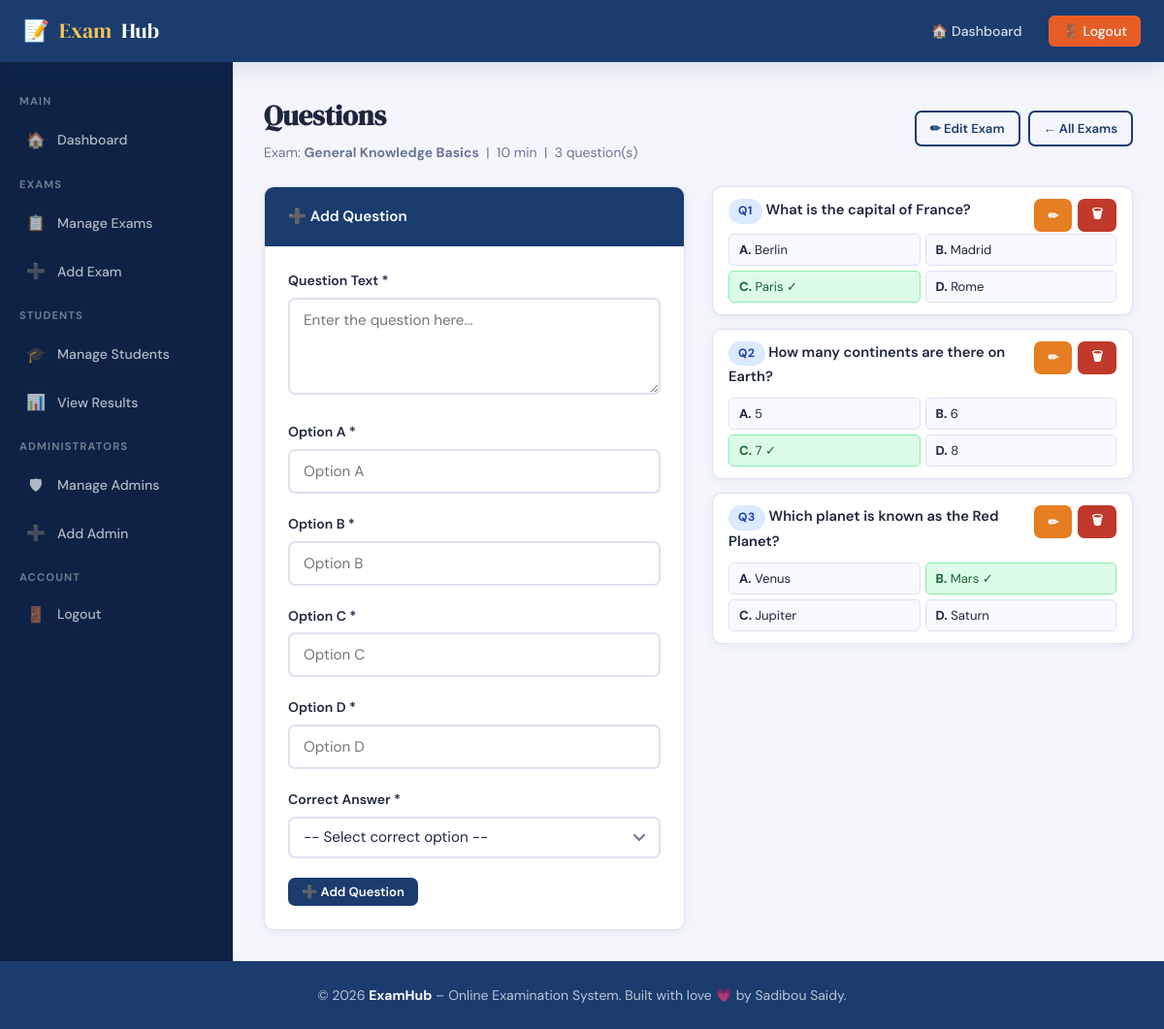
Page /admin/questions.php?exam_id=1 (signed in) on the committed database.
### tables this page shows
CREATE TABLE IF NOT EXISTS exams (
    exam_id     INT UNSIGNED AUTO_INCREMENT PRIMARY KEY,
    title       VARCHAR(200) NOT NULL,
    description TEXT,
    duration    SMALLINT UNSIGNED NOT NULL DEFAULT 30,
    created_at  TIMESTAMP DEFAULT CURRENT_TIMESTAMP,
    INDEX idx_exams_created (created_at)
);

CREATE TABLE IF NOT EXISTS questions (
    question_id    INT UNSIGNED AUTO_INCREMENT PRIMARY KEY,
    exam_id        INT UNSIGNED NOT NULL,
    question_text  TEXT NOT NULL,
    option1        VARCHAR(255) NOT NULL,
    option2        VARCHAR(255) NOT NULL,
    option3        VARCHAR(255) NOT NULL,
    option4        VARCHAR(255) NOT NULL,
    correct_answer TINYINT UNSIGNED NOT NULL,
    FOREIGN KEY (exam_id) REFERENCES exams(exam_id) ON DELETE CASCADE,
    CONSTRAINT chk_questions_correct_answer CHECK (correct_answer BETWEEN 1 AND 4),
    INDEX idx_questions_exam (exam_id)
);

### app/Controllers/Admin/QuestionController.php (called while the page is built, shortened)
<?php
final class QuestionController
{
    public function index(): void
    {
        $exam = $this->requireExam();
        $this->render($exam);
    }
    private function render(array $exam, array $errors = [], array $old = [], int $questionId = 0): void
    {
        $examId = (int) $exam['exam_id'];
        $editId       = $questionId > 0 ? $questionId : Request::id('edit_q');
        $editQuestion = $editId > 0 ? $this->questions->findInExam($editId, $examId) : null;
        View::render('admin/questions', [
            'pageTitle'    => 'Manage Questions',
            'role'         => 'admin',
            'exam'         => $exam,
            'questions'    => $this->questions->forExam($examId),
            'editQuestion' => $editQuestion,
            'errors'       => $errors,
            'old'          => $old,
        ], 'layouts/admin');
    }
    private function requireExam(): array
    {
        $examId = Request::id('exam_id');
        $exam   = $examId > 0 ? $this->exams->find($examId) : null;
        return $exam;
    }
}

### admin/questions.php (called while the page is built, shortened)
<?php
(new App\Controllers\Admin\QuestionController())->index();

### app/Core/Config.php (called while the page is built, shortened)
<?php
final class Config
{
    private static array $items = [];
    public static function set(array $items): void
    {
        self::$items = $items;
    }
    public static function get(string $key, mixed $default = null): mixed
    {
        $value = self::$items;
        foreach (explode('.', $key) as $segment) {
            $value = $value[$segment];
        }
        return $value;
    }
}

### app/Core/Database.php (called while the page is built, shortened)
<?php
final class Database
{
    private static ?PDO $pdo = null;
    public static function connection(): PDO
    {
        if (self::$pdo instanceof PDO) {
            return self::$pdo;
        }
        $dsn = sprintf(
            'mysql:host=%s;port=%d;dbname=%s;charset=%s',
            Config::get('db.host'),
            Config::get('db.port'),
            Config::get('db.name'),
            Config::get('db.charset')
        );
        try {
            self::$pdo = new PDO(
                $dsn,
                (string) Config::get('db.user'),
                (string) Config::get('db.password'),
                [
                    PDO::ATTR_ERRMODE            => PDO::ERRMODE_EXCEPTION,
                    PDO::ATTR_DEFAULT_FETCH_MODE => PDO::FETCH_ASSOC,
                    PDO::ATTR_EMULATE_PREPARES   => false,
                ]
            );
        } catch (PDOException $e) {
            throw new RuntimeException('Database connection failed.', 0, $e);
        }
        return self::$pdo;
    }
    public static function run(string $sql, array $params = []): PDOStatement
    {
        $statement = self::connection()->prepare($sql);
        $statement->execute($params);
        return $statement;
    }
    public static function fetch(string $sql, array $params = []): ?array
    {
        $row = self::run($sql, $params)->fetch();
        return $row === false ? null : $row;
    }
    public static function fetchAll(string $sql, array $params = []): array
    {
        return self::run($sql, $params)->fetchAll();
    }
}

### app/Repositories/ExamRepository.php (called while the page is built, shortened)
<?php
final class ExamRepository
{
    public function find(int $examId): ?array
    {
        return Database::fetch(
            'SELECT exam_id, title, description, duration, created_at FROM exams WHERE exam_id = ?',
            [$examId]
        );
    }
}

### app/Helpers/functions.php (called while the page is built, shortened)
<?php
if (!function_exists('e')) {
    function e(mixed $value): string
    {
        return htmlspecialchars((string) $value, ENT_QUOTES | ENT_SUBSTITUTE, 'UTF-8');
    }
}
if (!function_exists('url')) {
    function url(string $path = '/'): string
    {
        return Url::to($path);
    }
}

### app/Core/Url.php (called while the page is built, shortened)
<?php
final class Url
{
    private static ?string $basePath = null;
    public static function to(string $path = '/'): string
    {
        $path = '/' . ltrim($path, '/');
        $configured = (string) Config::get('app.url', '');
        $base = self::basePath();
        return $base === '' ? $path : $base . $path;
    }
    public static function basePath(): string
    {
        if (self::$basePath !== null) {
            return self::$basePath;
        }
        $scriptName = str_replace(DIRECTORY_SEPARATOR, '/', (string) ($_SERVER['SCRIPT_NAME'] ?? ''));
        $scriptFile = str_replace(DIRECTORY_SEPARATOR, '/', (string) ($_SERVER['SCRIPT_FILENAME'] ?? ''));
        $root       = str_replace(DIRECTORY_SEPARATOR, '/', (string) Config::get('paths.root', ''));
        $scriptDirUrl = rtrim(dirname($scriptName), '/');
        $scriptDirFs  = rtrim(dirname($scriptFile), '/');
        $depth = 0;
        if ($root !== '' && str_starts_with($scriptDirFs . '/', $root . '/')) {
            $relative = trim(substr($scriptDirFs, strlen($root)), '/');
            $depth    = $relative === '' ? 0 : count(explode('/', $relative));
        }
        $segments = array_values(array_filter(explode('/', $scriptDirUrl), static function ($s) {
            return $s !== '';
        }));
        if ($depth > 0) {
            $segments = array_slice($segments, 0, max(0, count($segments) - $depth));
        }
        self::$basePath = $segments === [] ? '' : '/' . implode('/', $segments);
        return self::$basePath;
    }
}

### app/Core/Request.php (called while the page is built, shortened)
<?php
final class Request
{
    public static function int(string $key, int $default = 0): int
    {
        $value = $_POST[$key] ?? $_GET[$key] ?? null;
        if ($value === null || !is_scalar($value)) {
            return $default;
        }
        $raw = trim((string) $value);
        return preg_match('/^-?[0-9]{1,18}$/', $raw) === 1 ? (int) $raw : $default;
    }
    public static function id(string $key): int
    {
        $id = self::int($key, 0);
        return $id > 0 ? $id : 0;
    }
}

### app/Repositories/QuestionRepository.php (called while the page is built, shortened)
<?php
final class QuestionRepository
{
    public function forExam(int $examId): array
    {
        return Database::fetchAll(
            'SELECT question_id, exam_id, question_text, option1, option2, option3, option4, correct_answer
               FROM questions
              WHERE exam_id = ?
           ORDER BY question_id',
            [$examId]
        );
    }
}

### app/Views/admin/questions.php (the view, shortened to what this page needs)
<?php
$letters  = ['A', 'B', 'C', 'D'];
$isEdit   = $editQuestion !== null;
$field    = static function (string $key, mixed $fallback = '') use ($old, $editQuestion) {
    return (string) ($old[$key] ?? ($editQuestion[$key] ?? $fallback));
};
?>
<div class="page-heading page-heading-split">
  <div>
    <h2>Questions</h2>
    <p class="text-muted">
      Exam: <strong><?= e($exam['title']) ?></strong>
      &nbsp;|&nbsp; <?= (int) $exam['duration'] ?> min
      &nbsp;|&nbsp; <?= count($questions) ?> question(s)
    </p>
  </div>
  <div class="button-row button-row-tight">
    <a href="<?= e(url('/admin/edit_exam.php?id=' . (int) $exam['exam_id'])) ?>"
       class="btn btn-outline btn-sm">&#9999; Edit Exam</a>
    <a href="<?= e(url('/admin/exams.php')) ?>" class="btn btn-outline btn-sm">&larr; All Exams</a>
  </div>
</div>
<div class="split-grid">
  <div class="card">
    <div class="card-header"><?= $isEdit ? '&#9999; Edit Question' : '&#10133; Add Question' ?></div>
    <div class="card-body">
      <form method="POST" novalidate>
        <div class="form-group">
          <label for="question_text">Question Text *</label>
          <textarea id="question_text" name="question_text" class="form-control" rows="3"
                    placeholder="Enter the question here..."><?= e($field('question_text')) ?></textarea>
        </div>
        <?php foreach ([1, 2, 3, 4] as $n): ?>
          <div class="form-group">
            <label for="option<?= $n ?>">Option <?= $letters[$n - 1] ?> *</label>
            <input type="text" id="option<?= $n ?>" name="option<?= $n ?>" class="form-control"
                   placeholder="Option <?= $letters[$n - 1] ?>" value="<?= e($field('option' . $n)) ?>">
          </div>
        <?php endforeach; ?>
        <div class="form-group">
          <label for="correct_answer">Correct Answer *</label>
          <select id="correct_answer" name="correct_answer" class="form-control">
            <option value="">-- Select correct option --</option>
          </select>
        </div>
        <div class="form-actions">
          <button type="submit" class="btn btn-primary btn-sm">
            <?= $isEdit ? '&#128190; Update Question' : '&#10133; Add Question' ?>
          </button>
        </div>
      </form>
    </div>
  </div>
  <div>
    <?php if ($questions === []): ?>
      <div class="empty-state card">
        <div class="icon">&#10067;</div>
        <p>No questions yet. Add your first question using the form.</p>
      </div>
    <?php else: ?>
      <div class="question-list">
        <?php foreach ($questions as $i => $question): ?>
          <div class="card">
            <div class="card-body card-body-sm">
              <div class="question-list-head">
                <p class="question-list-text">
                  <span class="badge badge-primary">Q<?= $i + 1 ?></span>
                  <?= e($question['question_text']) ?>
                </p>
                <div class="question-list-actions">
                  <a href="<?= e(url('/admin/questions.php?exam_id=' . (int) $exam['exam_id']
                          . '&edit_q=' . (int) $question['question_id'])) ?>"
                     class="btn btn-sm btn-warning" aria-label="Edit question <?= $i + 1 ?>">&#9999;</a>
                  <form method="POST" action="<?= e(url('/admin/questions.php')) ?>" class="inline-form">
                    <button type="submit" class="btn btn-sm btn-danger"
                            data-confirm="Delete this question?"
                            aria-label="Delete question <?= $i + 1 ?>">&#128465;</button>
                  </form>
                </div>
              </div>
              <div class="option-grid">
                <?php foreach ([1, 2, 3, 4] as $n):
                    $isCorrect = (int) $question['correct_answer'] === $n;
                ?>
                  <div class="option-chip <?= $isCorrect ? 'is-correct' : '' ?>">
                    <strong><?= $letters[$n - 1] ?>.</strong>
                    <?= e($question['option' . $n]) ?><?= $isCorrect ? ' &#10003;' : '' ?>
                  </div>
                <?php endforeach; ?>
              </div>
            </div>
          </div>
        <?php endforeach; ?>
      </div>
    <?php endif; ?>
  </div>
</div>

### rows in the picture
exams: title "General Knowledge Basics", duration "10"
questions: question_text "What is the capital of France?", n "A", option1 "Berlin", n "B", option2 "Madrid", n "C", option3 "Paris", n "D", option4 "Rome"
questions: question_text "How many continents are there on Earth?", n "A", option1 "5", n "B", option2 "6", n "C", option3 "7", n "D", option4 "8"
questions: question_text "Which planet is known as the Red Planet?", n "A", option1 "Venus", n "B", option2 "Mars", n "C", option3 "Jupiter", n "D", option4 "Saturn"

### other values in the picture
$label "🚪 Logout 🚪 Logout"
$heading "MAIN"
$icon "🏠"
$label "Dashboard"
$heading "EXAMS"
$icon "📋"
$label "Manage Exams"
$icon "➕"
$label "Add Exam"
$heading "STUDENTS"
$icon "🎓"
$label "Manage Students"
$icon "📊"
$label "View Results"
$heading "ADMINISTRATORS"
